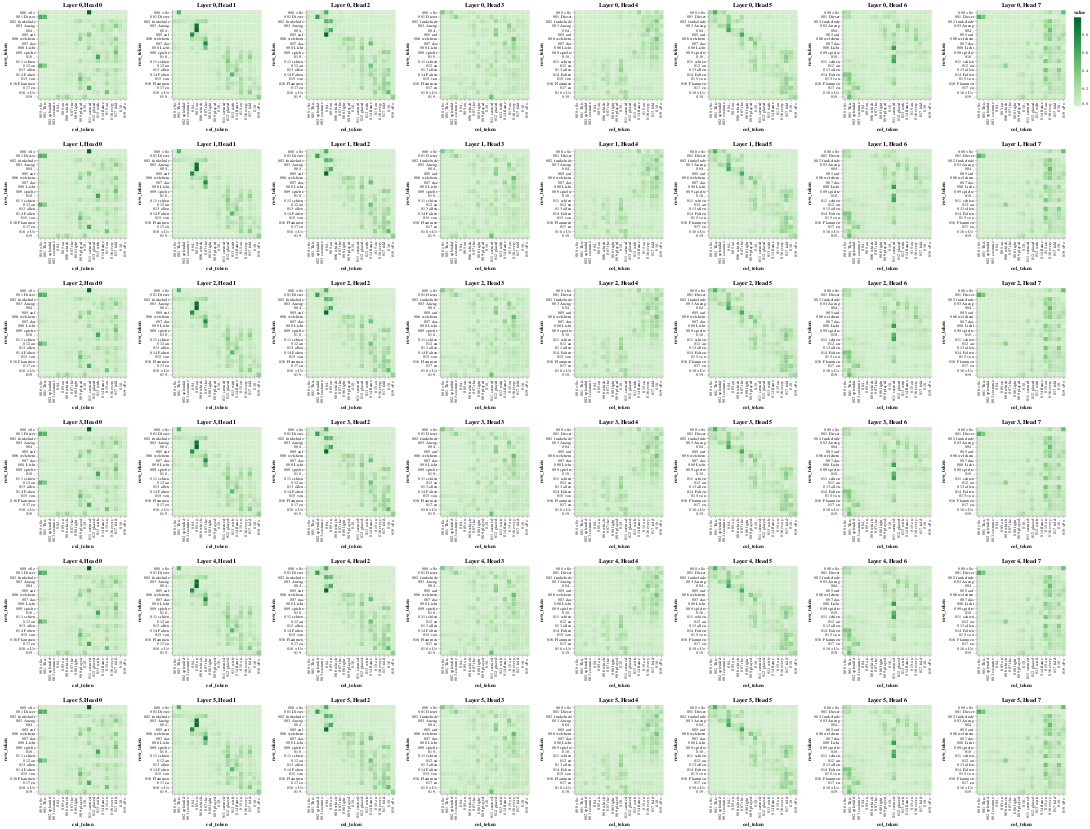

Notebook code for this chart:
### Code cell
# Cross-Attention
get_all_attention_maps("encoder-decoder", number_layer, number_heads, encoder_input_tokens, decoder_input_tokens, min(20, sentence_len))

### Figure 1 — Vega-Lite specification as saved in the notebook (floating-point values rounded to 4 significant figures; data arrays with more than 128 entries replaced by an {"elided": "..."} marker saying what was removed)
{"config": {"view": {"continuousWidth": 300, "continuousHeight": 300}}, "vconcat": [{"hconcat": [{"data": {"name": "data-4357e7c284ac2d423d28a702a4b71a88"}, "mark": {"type": "rect"}, "encoding": {"color": {"field": "value", "scale": {"scheme": "greens"}, "type": "quantitative"}, "tooltip": [{"field": "row", "type": "quantitative"}, {"field": "column", "type": "quantitative"}, {"field": "value", "type": "quantitative"}, {"field": "row_token", "type": "nominal"}, {"field": "col_token", "type": "nominal"}], "x": {"field": "col_token", "type": "nominal"}, "y": {"field": "row_token", "type": "nominal"}}, "height": 200, "title": "Layer 0, Head 0", "width": 200}, {"data": {"name": "data-4d23e79e3ade649de73469d25ce09114"}, "mark": {"type": "rect"}, "encoding": {"color": {"field": "value", "scale": {"scheme": "greens"}, "type": "quantitative"}, "tooltip": [{"field": "row", "type": "quantitative"}, {"field": "column", "type": "quantitative"}, {"field": "value", "type": "quantitative"}, {"field": "row_token", "type": "nominal"}, {"field": "col_token", "type": "nominal"}], "x": {"field": "col_token", "type": "nominal"}, "y": {"field": "row_token", "type": "nominal"}}, "height": 200, "title": "Layer 0, Head 1", "width": 200}, {"data": {"name": "data-975f05064fca17a17fefb86c6b1a36a9"}, "mark": {"type": "rect"}, "encoding": {"color": {"field": "value", "scale": {"scheme": "greens"}, "type": "quantitative"}, "tooltip": [{"field": "row", "type": "quantitative"}, {"field": "column", "type": "quantitative"}, {"field": "value", "type": "quantitative"}, {"field": "row_token", "type": "nominal"}, {"field": "col_token", "type": "nominal"}], "x": {"field": "col_token", "type": "nominal"}, "y": {"field": "row_token", "type": "nominal"}}, "height": 200, "title": "Layer 0, Head 2", "width": 200}, {"data": {"name": "data-d4b9d9bff4c739aaace3bc65546301d2"}, "mark": {"type": "rect"}, "encoding": {"color": {"field": "value", "scale": {"scheme": "greens"}, "type": "quantitative"}, "tooltip": [{"field": "row", "type": "quantitative"}, {"field": "column", "type": "quantitative"}, {"field": "value", "type": "quantitative"}, {"field": "row_token", "type": "nominal"}, {"field": "col_token", "type": "nominal"}], "x": {"field": "col_token", "type": "nominal"}, "y": {"field": "row_token", "type": "nominal"}}, "height": 200, "title": "Layer 0, Head 3", "width": 200}, {"data": {"name": "data-e1edf0f2ac20ad6cfcf91c72b0c650cf"}, "mark": {"type": "rect"}, "encoding": {"color": {"field": "value", "scale": {"scheme": "greens"}, "type": "quantitative"}, "tooltip": [{"field": "row", "type": "quantitative"}, {"field": "column", "type": "quantitative"}, {"field": "value", "type": "quantitative"}, {"field": "row_token", "type": "nominal"}, {"field": "col_token", "type": "nominal"}], "x": {"field": "col_token", "type": "nominal"}, "y": {"field": "row_token", "type": "nominal"}}, "height": 200, "title": "Layer 0, Head 4", "width": 200}, {"data": {"name": "data-f11d54f95aef51df753f9ffe081670fb"}, "mark": {"type": "rect"}, "encoding": {"color": {"field": "value", "scale": {"scheme": "greens"}, "type": "quantitative"}, "tooltip": [{"field": "row", "type": "quantitative"}, {"field": "column", "type": "quantitative"}, {"field": "value", "type": "quantitative"}, {"field": "row_token", "type": "nominal"}, {"field": "col_token", "type": "nominal"}], "x": {"field": "col_token", "type": "nominal"}, "y": {"field": "row_token", "type": "nominal"}}, "height": 200, "title": "Layer 0, Head 5", "width": 200}, {"data": {"name": "data-886559fb9288034af38ceab37788ee2e"}, "mark": {"type": "rect"}, "encoding": {"color": {"field": "value", "scale": {"scheme": "greens"}, "type": "quantitative"}, "tooltip": [{"field": "row", "type": "quantitative"}, {"field": "column", "type": "quantitative"}, {"field": "value", "type": "quantitative"}, {"field": "row_token", "type": "nominal"}, {"field": "col_token", "type": "nominal"}], "x": {"field": "col_token", "type": "nominal"}, "y": {"field": "row_token", "type": "nominal"}}, "height": 200, "title": "Layer 0, Head 6", "width": 200}, {"data": {"name": "data-5380cdd67b90e4109fd0153036388c1b"}, "mark": {"type": "rect"}, "encoding": {"color": {"field": "value", "scale": {"scheme": "greens"}, "type": "quantitative"}, "tooltip": [{"field": "row", "type": "quantitative"}, {"field": "column", "type": "quantitative"}, {"field": "value", "type": "quantitative"}, {"field": "row_token", "type": "nominal"}, {"field": "col_token", "type": "nominal"}], "x": {"field": "col_token", "type": "nominal"}, "y": {"field": "row_token", "type": "nominal"}}, "height": 200, "title": "Layer 0, Head 7", "width": 200}]}, {"hconcat": [{"data": {"name": "data-4357e7c284ac2d423d28a702a4b71a88"}, "mark": {"type": "rect"}, "encoding": {"color": {"field": "value", "scale": {"scheme": "greens"}, "type": "quantitative"}, "tooltip": [{"field": "row", "type": "quantitative"}, {"field": "column", "type": "quantitative"}, {"field": "value", "type": "quantitative"}, {"field": "row_token", "type": "nominal"}, {"field": "col_token", "type": "nominal"}], "x": {"field": "col_token", "type": "nominal"}, "y": {"field": "row_token", "type": "nominal"}}, "height": 200, "title": "Layer 1, Head 0", "width": 200}, {"data": {"name": "data-4d23e79e3ade649de73469d25ce09114"}, "mark": {"type": "rect"}, "encoding": {"color": {"field": "value", "scale": {"scheme": "greens"}, "type": "quantitative"}, "tooltip": [{"field": "row", "type": "quantitative"}, {"field": "column", "type": "quantitative"}, {"field": "value", "type": "quantitative"}, {"field": "row_token", "type": "nominal"}, {"field": "col_token", "type": "nominal"}], "x": {"field": "col_token", "type": "nominal"}, "y": {"field": "row_token", "type": "nominal"}}, "height": 200, "title": "Layer 1, Head 1", "width": 200}, {"data": {"name": "data-975f05064fca17a17fefb86c6b1a36a9"}, "mark": {"type": "rect"}, "encoding": {"color": {"field": "value", "scale": {"scheme": "greens"}, "type": "quantitative"}, "tooltip": [{"field": "row", "type": "quantitative"}, {"field": "column", "type": "quantitative"}, {"field": "value", "type": "quantitative"}, {"field": "row_token", "type": "nominal"}, {"field": "col_token", "type": "nominal"}], "x": {"field": "col_token", "type": "nominal"}, "y": {"field": "row_token", "type": "nominal"}}, "height": 200, "title": "Layer 1, Head 2", "width": 200}, {"data": {"name": "data-d4b9d9bff4c739aaace3bc65546301d2"}, "mark": {"type": "rect"}, "encoding": {"color": {"field": "value", "scale": {"scheme": "greens"}, "type": "quantitative"}, "tooltip": [{"field": "row", "type": "quantitative"}, {"field": "column", "type": "quantitative"}, {"field": "value", "type": "quantitative"}, {"field": "row_token", "type": "nominal"}, {"field": "col_token", "type": "nominal"}], "x": {"field": "col_token", "type": "nominal"}, "y": {"field": "row_token", "type": "nominal"}}, "height": 200, "title": "Layer 1, Head 3", "width": 200}, {"data": {"name": "data-e1edf0f2ac20ad6cfcf91c72b0c650cf"}, "mark": {"type": "rect"}, "encoding": {"color": {"field": "value", "scale": {"scheme": "greens"}, "type": "quantitative"}, "tooltip": [{"field": "row", "type": "quantitative"}, {"field": "column", "type": "quantitative"}, {"field": "value", "type": "quantitative"}, {"field": "row_token", "type": "nominal"}, {"field": "col_token", "type": "nominal"}], "x": {"field": "col_token", "type": "nominal"}, "y": {"field": "row_token", "type": "nominal"}}, "height": 200, "title": "Layer 1, Head 4", "width": 200}, {"data": {"name": "data-f11d54f95aef51df753f9ffe081670fb"}, "mark": {"type": "rect"}, "encoding": {"color": {"field": "value", "scale": {"scheme": "greens"}, "type": "quantitative"}, "tooltip": [{"field": "row", "type": "quantitative"}, {"field": "column", "type": "quantitative"}, {"field": "value", "type": "quantitative"}, {"field": "row_token", "type": "nominal"}, {"field": "col_token", "type": "nominal"}], "x": {"field": "col_token", "type": "nominal"}, "y": {"field": "row_token", "type": "nominal"}}, "height": 200, "title": "Layer 1, Head 5", "width": 200}, {"data": {"name": "data-886559fb9288034af38ceab37788ee2e"}, "mark": {"type": "rect"}, "encoding": {"color": {"field": "value", "scale": {"scheme": "greens"}, "type": "quantitative"}, "tooltip": [{"field": "row", "type": "quantitative"}, {"field": "column", "type": "quantitative"}, {"field": "value", "type": "quantitative"}, {"field": "row_token", "type": "nominal"}, {"field": "col_token", "type": "nominal"}], "x": {"field": "col_token", "type": "nominal"}, "y": {"field": "row_token", "type": "nominal"}}, "height": 200, "title": "Layer 1, Head 6", "width": 200}, {"data": {"name": "data-5380cdd67b90e4109fd0153036388c1b"}, "mark": {"type": "rect"}, "encoding": {"color": {"field": "value", "scale": {"scheme": "greens"}, "type": "quantitative"}, "tooltip": [{"field": "row", "type": "quantitative"}, {"field": "column", "type": "quantitative"}, {"field": "value", "type": "quantitative"}, {"field": "row_token", "type": "nominal"}, {"field": "col_token", "type": "nominal"}], "x": {"field": "col_token", "type": "nominal"}, "y": {"field": "row_token", "type": "nominal"}}, "height": 200, "title": "Layer 1, Head 7", "width": 200}]}, {"hconcat": [{"data": {"name": "data-4357e7c284ac2d423d28a702a4b71a88"}, "mark": {"type": "rect"}, "encoding": {"color": {"field": "value", "scale": {"scheme": "greens"}, "type": "quantitative"}, "tooltip": [{"field": "row", "type": "quantitative"}, {"field": "column", "type": "quantitative"}, {"field": "value", "type": "quantitative"}, {"field": "row_token", "type": "nominal"}, {"field": "col_token", "type": "nominal"}], "x": {"field": "col_token", "type": "nominal"}, "y": {"field": "row_token", "type": "nominal"}}, "height": 200, "title": "Layer 2, Head 0", "width": 200}, {"data": {"name": "data-4d23e79e3ade649de73469d25ce09114"}, "mark": {"type": "rect"}, "encoding": {"color": {"field": "value", "scale": {"scheme": "greens"}, "type": "quantitative"}, "tooltip": [{"field": "row", "type": "quantitative"}, {"field": "column", "type": "quantitative"}, {"field": "value", "type": "quantitative"}, {"field": "row_token", "type": "nominal"}, {"field": "col_token", "type": "nominal"}], "x": {"field": "col_token", "type": "nominal"}, "y": {"field": "row_token", "type": "nominal"}}, "height": 200, "title": "Layer 2, Head 1", "width": 200}, {"data": {"name": "data-975f05064fca17a17fefb86c6b1a36a9"}, "mark": {"type": "rect"}, "encoding": {"color": {"field": "value", "scale": {"scheme": "greens"}, "type": "quantitative"}, "tooltip": [{"field": "row", "type": "quantitative"}, {"field": "column", "type": "quantitative"}, {"field": "value", "type": "quantitative"}, {"field": "row_token", "type": "nominal"}, {"field": "col_token", "type": "nominal"}], "x": {"field": "col_token", "type": "nominal"}, "y": {"field": "row_token", "type": "nominal"}}, "height": 200, "title": "Layer 2, Head 2", "width": 200}, {"data": {"name": "data-d4b9d9bff4c739aaace3bc65546301d2"}, "mark": {"type": "rect"}, "encoding": {"color": {"field": "value", "scale": {"scheme": "greens"}, "type": "quantitative"}, "tooltip": [{"field": "row", "type": "quantitative"}, {"field": "column", "type": "quantitative"}, {"field": "value", "type": "quantitative"}, {"field": "row_token", "type": "nominal"}, {"field": "col_token", "type": "nominal"}], "x": {"field": "col_token", "type": "nominal"}, "y": {"field": "row_token", "type": "nominal"}}, "height": 200, "title": "Layer 2, Head 3", "width": 200}, {"data": {"name": "data-e1edf0f2ac20ad6cfcf91c72b0c650cf"}, "mark": {"type": "rect"}, "encoding": {"color": {"field": "value", "scale": {"scheme": "greens"}, "type": "quantitative"}, "tooltip": [{"field": "row", "type": "quantitative"}, {"field": "column", "type": "quantitative"}, {"field": "value", "type": "quantitative"}, {"field": "row_token", "type": "nominal"}, {"field": "col_token", "type": "nominal"}], "x": {"field": "col_token", "type": "nominal"}, "y": {"field": "row_token", "type": "nominal"}}, "height": 200, "title": "Layer 2, Head 4", "width": 200}, {"data": {"name": "data-f11d54f95aef51df753f9ffe081670fb"}, "mark": {"type": "rect"}, "encoding": {"color": {"field": "value", "scale": {"scheme": "greens"}, "type": "quantitative"}, "tooltip": [{"field": "row", "type": "quantitative"}, {"field": "column", "type": "quantitative"}, {"field": "value", "type": "quantitative"}, {"field": "row_token", "type": "nominal"}, {"field": "col_token", "type": "nominal"}], "x": {"field": "col_token", "type": "nominal"}, "y": {"field": "row_token", "type": "nominal"}}, "height": 200, "title": "Layer 2, Head 5", "width": 200}, {"data": {"name": "data-886559fb9288034af38ceab37788ee2e"}, "mark": {"type": "rect"}, "encoding": {"color": {"field": "value", "scale": {"scheme": "greens"}, "type": "quantitative"}, "tooltip": [{"field": "row", "type": "quantitative"}, {"field": "column", "type": "quantitative"}, {"field": "value", "type": "quantitative"}, {"field": "row_token", "type": "nominal"}, {"field": "col_token", "type": "nominal"}], "x": {"field": "col_token", "type": "nominal"}, "y": {"field": "row_token", "type": "nominal"}}, "height": 200, "title": "Layer 2, Head 6", "width": 200}, {"data": {"name": "data-5380cdd67b90e4109fd0153036388c1b"}, "mark": {"type": "rect"}, "encoding": {"color": {"field": "value", "scale": {"scheme": "greens"}, "type": "quantitative"}, "tooltip": [{"field": "row", "type": "quantitative"}, {"field": "column", "type": "quantitative"}, {"field": "value", "type": "quantitative"}, {"field": "row_token", "type": "nominal"}, {"field": "col_token", "type": "nominal"}], "x": {"field": "col_token", "type": "nominal"}, "y": {"field": "row_token", "type": "nominal"}}, "height": 200, "title": "Layer 2, Head 7", "width": 200}]}, {"hconcat": [{"data": {"name": "data-4357e7c284ac2d423d28a702a4b71a88"}, "mark": {"type": "rect"}, "encoding": {"color": {"field": "value", "scale": {"scheme": "greens"}, "type": "quantitative"}, "tooltip": [{"field": "row", "type": "quantitative"}, {"field": "column", "type": "quantitative"}, {"field": "value", "type": "quantitative"}, {"field": "row_token", "type": "nominal"}, {"field": "col_token", "type": "nominal"}], "x": {"field": "col_token", "type": "nominal"}, "y": {"field": "row_token", "type": "nominal"}}, "height": 200, "title": "Layer 3, Head 0", "width": 200}, {"data": {"name": "data-4d23e79e3ade649de73469d25ce09114"}, "mark": {"type": "rect"}, "encoding": {"color": {"field": "value", "scale": {"scheme": "greens"}, "type": "quantitative"}, "tooltip": [{"field": "row", "type": "quantitative"}, {"field": "column", "type": "quantitative"}, {"field": "value", "type": "quantitative"}, {"field": "row_token", "type": "nominal"}, {"field": "col_token", "type": "nominal"}], "x": {"field": "col_token", "type": "nominal"}, "y": {"field": "row_token", "type": "nominal"}}, "height": 200, "title": "Layer 3, Head 1", "width": 200}, {"data": {"name": "data-975f05064fca17a17fefb86c6b1a36a9"}, "mark": {"type": "rect"}, "encoding": {"color": {"field": "value", "scale": {"scheme": "greens"}, "type": "quantitative"}, "tooltip": [{"field": "row", "type": "quantitative"}, {"field": "column", "type": "quantitative"}, {"field": "value", "type": "quantitative"}, {"field": "row_token", "type": "nominal"}, {"field": "col_token", "type": "nominal"}], "x": {"field": "col_token", "type": "nominal"}, "y": {"field": "row_token", "type": "nominal"}}, "height": 200, "title": "Layer 3, Head 2", "width": 200}, {"data": {"name": "data-d4b9d9bff4c739aaace3bc65546301d2"}, "mark": {"type": "rect"}, "encoding": {"color": {"field": "value", "scale": {"scheme": "greens"}, "type": "quantitative"}, "tooltip": [{"field": "row", "type": "quantitative"}, {"field": "column", "type": "quantitative"}, {"field": "value", "type": "quantitative"}, {"field": "row_token", "type": "nominal"}, {"field": "col_token", "type": "nominal"}], "x": {"field": "col_token", "type": "nominal"}, "y": {"field": "row_token", "type": "nominal"}}, "height": 200, "title": "Layer 3, Head 3", "width": 200}, {"data": {"name": "data-e1edf0f2ac20ad6cfcf91c72b0c650cf"}, "mark": {"type": "rect"}, "encoding": {"color": {"field": "value", "scale": {"scheme": "greens"}, "type": "quantitative"}, "tooltip": [{"field": "row", "type": "quantitative"}, {"field": "column", "type": "quantitative"}, {"field": "value", "type": "quantitative"}, {"field": "row_token", "type": "nominal"}, {"field": "col_token", "type": "nominal"}], "x": {"field": "col_token", "type": "nominal"}, "y": {"field": "row_token", "type": "nominal"}}, "height": 200, "title": "Layer 3, Head 4", "width": 200}, {"data": {"name": "data-f11d54f95aef51df753f9ffe081670fb"}, "mark": {"type": "rect"}, "encoding": {"color": {"field": "value", "scale": {"scheme": "greens"}, "type": "quantitative"}, "tooltip": [{"field": "row", "type": "quantitative"}, {"field": "column", "type": "quantitative"}, {"field": "value", "type": "quantitative"}, {"field": "row_token", "type": "nominal"}, {"field": "col_token", "type": "nominal"}], "x": {"field": "col_token", "type": "nominal"}, "y": {"field": "row_token", "type": "nominal"}}, "height": 200, "title": "Layer 3, Head 5", "width": 200}, {"data": {"name": "data-886559fb9288034af38ceab37788ee2e"}, "mark": {"type": "rect"}, "encoding": {"color": {"field": "value", "scale": {"scheme": "greens"}, "type": "quantitative"}, "tooltip": [{"field": "row", "type": "quantitative"}, {"field": "column", "type": "quantitative"}, {"field": "value", "type": "quantitative"}, {"field": "row_token", "type": "nominal"}, {"field": "col_token", "type": "nominal"}], "x": {"field": "col_token", "type": "nominal"}, "y": {"field": "row_token", "type": "nominal"}}, "height": 200, "title": "Layer 3, Head 6", "width": 200}, {"data": {"name": "data-5380cdd67b90e4109fd0153036388c1b"}, "mark": {"type": "rect"}, "encoding": {"color": {"field": "value", "scale": {"scheme": "greens"}, "type": "quantitative"}, "tooltip": [{"field": "row", "type": "quantitative"}, {"field": "column", "type": "quantitative"}, {"field": "value", "type": "quantitative"}, {"field": "row_token", "type": "nominal"}, {"field": "col_token", "type": "nominal"}], "x": {"field": "col_token", "type": "nominal"}, "y": {"field": "row_token", "type": "nominal"}}, "height": 200, "title": "Layer 3, Head 7", "width": 200}]}, {"hconcat": [{"data": {"name": "data-4357e7c284ac2d423d28a702a4b71a88"}, "mark": {"type": "rect"}, "encoding": {"color": {"field": "value", "scale": {"scheme": "greens"}, "type": "quantitative"}, "tooltip": [{"field": "row", "type": "quantitative"}, {"field": "column", "type": "quantitative"}, {"field": "value", "type": "quantitative"}, {"field": "row_token", "type": "nominal"}, {"field": "col_token", "type": "nominal"}], "x": {"field": "col_token", "type": "nominal"}, "y": {"field": "row_token", "type": "nominal"}}, "height": 200, "title": "Layer 4, Head 0", "width": 200}, {"data": {"name": "data-4d23e79e3ade649de73469d25ce09114"}, "mark": {"type": "rect"}, "encoding": {"color": {"field": "value", "scale": {"scheme": "greens"}, "type": "quantitative"}, "tooltip": [{"field": "row", "type": "quantitative"}, {"field": "column", "type": "quantitative"}, {"field": "value", "type": "quantitative"}, {"field": "row_token", "type": "nominal"}, {"field": "col_token", "type": "nominal"}], "x": {"field": "col_token", "type": "nominal"}, "y": {"field": "row_token", "type": "nominal"}}, "height": 200, "title": "Layer 4, Head 1", "width": 200}, {"data": {"name": "data-975f05064fca17a17fefb86c6b1a36a9"}, "mark": {"type": "rect"}, "encoding": {"color": {"field": "value", "scale": {"scheme": "greens"}, "type": "quantitative"}, "tooltip": [{"field": "row", "type": "quantitative"}, {"field": "column", "type": "quantitative"}, {"field": "value", "type": "quantitative"}, {"field": "row_token", "type": "nominal"}, {"field": "col_token", "type": "nominal"}], "x": {"field": "col_token", "type": "nominal"}, "y": {"field": "row_token", "type": "nominal"}}, "height": 200, "title": "Layer 4, Head 2", "width": 200}, {"data": {"name": "data-d4b9d9bff4c739aaace3bc65546301d2"}, "mark": {"type": "rect"}, "encoding": {"color": {"field": "value", "scale": {"scheme": "greens"}, "type": "quantitative"}, "tooltip": [{"field": "row", "type": "quantitative"}, {"field": "column", "type": "quantitative"}, {"field": "value", "type": "quantitative"}, {"field": "row_token", "type": "nominal"}, {"field": "col_token", "type": "nominal"}], "x": {"field": "col_token", "type": "nominal"}, "y": {"field": "row_token", "type": "nominal"}}, "height": 200, "title": "Layer 4, Head 3", "width": 200}, {"data": {"name": "data-e1edf0f2ac20ad6cfcf91c72b0c650cf"}, "mark": {"type": "rect"}, "encoding": {"color": {"field": "value", "scale": {"scheme": "greens"}, "type": "quantitative"}, "tooltip": [{"field": "row", "type": "quantitative"}, {"field": "column", "type": "quantitative"}, {"field": "value", "type": "quantitative"}, {"field": "row_token", "type": "nominal"}, {"field": "col_token", "type": "nominal"}], "x": {"field": "col_token", "type": "nominal"}, "y": {"field": "row_token", "type": "nominal"}}, "height": 200, "title": "Layer 4, Head 4", "width": 200}, {"data": {"name": "data-f11d54f95aef51df753f9ffe081670fb"}, "mark": {"type": "rect"}, "encoding": {"color": {"field": "value", "scale": {"scheme": "greens"}, "type": "quantitative"}, "tooltip": [{"field": "row", "type": "quantitative"}, {"field": "column", "type": "quantitative"}, {"field": "value", "type": "quantitative"}, {"field": "row_token", "type": "nominal"}, {"field": "col_token", "type": "nominal"}], "x": {"field": "col_token", "type": "nominal"}, "y": {"field": "row_token", "type": "nominal"}}, "height": 200, "title": "Layer 4, Head 5", "width": 200}, {"data": {"name": "data-886559fb9288034af38ceab37788ee2e"}, "mark": {"type": "rect"}, "encoding": {"color": {"field": "value", "scale": {"scheme": "greens"}, "type": "quantitative"}, "tooltip": [{"field": "row", "type": "quantitative"}, {"field": "column", "type": "quantitative"}, {"field": "value", "type": "quantitative"}, {"field": "row_token", "type": "nominal"}, {"field": "col_token", "type": "nominal"}], "x": {"field": "col_token", "type": "nominal"}, "y": {"field": "row_token", "type": "nominal"}}, "height": 200, "title": "Layer 4, Head 6", "width": 200}, {"data": {"name": "data-5380cdd67b90e4109fd0153036388c1b"}, "mark": {"type": "rect"}, "encoding": {"color": {"field": "value", "scale": {"scheme": "greens"}, "type": "quantitative"}, "tooltip": [{"field": "row", "type": "quantitative"}, {"field": "column", "type": "quantitative"}, {"field": "value", "type": "quantitative"}, {"field": "row_token", "type": "nominal"}, {"field": "col_token", "type": "nominal"}], "x": {"field": "col_token", "type": "nominal"}, "y": {"field": "row_token", "type": "nominal"}}, "height": 200, "title": "Layer 4, Head 7", "width": 200}]}, {"hconcat": [{"data": {"name": "data-4357e7c284ac2d423d28a702a4b71a88"}, "mark": {"type": "rect"}, "encoding": {"color": {"field": "value", "scale": {"scheme": "greens"}, "type": "quantitative"}, "tooltip": [{"field": "row", "type": "quantitative"}, {"field": "column", "type": "quantitative"}, {"field": "value", "type": "quantitative"}, {"field": "row_token", "type": "nominal"}, {"field": "col_token", "type": "nominal"}], "x": {"field": "col_token", "type": "nominal"}, "y": {"field": "row_token", "type": "nominal"}}, "height": 200, "title": "Layer 5, Head 0", "width": 200}, {"data": {"name": "data-4d23e79e3ade649de73469d25ce09114"}, "mark": {"type": "rect"}, "encoding": {"color": {"field": "value", "scale": {"scheme": "greens"}, "type": "quantitative"}, "tooltip": [{"field": "row", "type": "quantitative"}, {"field": "column", "type": "quantitative"}, {"field": "value", "type": "quantitative"}, {"field": "row_token", "type": "nominal"}, {"field": "col_token", "type": "nominal"}], "x": {"field": "col_token", "type": "nominal"}, "y": {"field": "row_token", "type": "nominal"}}, "height": 200, "title": "Layer 5, Head 1", "width": 200}, {"data": {"name": "data-975f05064fca17a17fefb86c6b1a36a9"}, "mark": {"type": "rect"}, "encoding": {"color": {"field": "value", "scale": {"scheme": "greens"}, "type": "quantitative"}, "tooltip": [{"field": "row", "type": "quantitative"}, {"field": "column", "type": "quantitative"}, {"field": "value", "type": "quantitative"}, {"field": "row_token", "type": "nominal"}, {"field": "col_token", "type": "nominal"}], "x": {"field": "col_token", "type": "nominal"}, "y": {"field": "row_token", "type": "nominal"}}, "height": 200, "title": "Layer 5, Head 2", "width": 200}, {"data": {"name": "data-d4b9d9bff4c739aaace3bc65546301d2"}, "mark": {"type": "rect"}, "encoding": {"color": {"field": "value", "scale": {"scheme": "greens"}, "type": "quantitative"}, "tooltip": [{"field": "row", "type": "quantitative"}, {"field": "column", "type": "quantitative"}, {"field": "value", "type": "quantitative"}, {"field": "row_token", "type": "nominal"}, {"field": "col_token", "type": "nominal"}], "x": {"field": "col_token", "type": "nominal"}, "y": {"field": "row_token", "type": "nominal"}}, "height": 200, "title": "Layer 5, Head 3", "width": 200}, {"data": {"name": "data-e1edf0f2ac20ad6cfcf91c72b0c650cf"}, "mark": {"type": "rect"}, "encoding": {"color": {"field": "value", "scale": {"scheme": "greens"}, "type": "quantitative"}, "tooltip": [{"field": "row", "type": "quantitative"}, {"field": "column", "type": "quantitative"}, {"field": "value", "type": "quantitative"}, {"field": "row_token", "type": "nominal"}, {"field": "col_token", "type": "nominal"}], "x": {"field": "col_token", "type": "nominal"}, "y": {"field": "row_token", "type": "nominal"}}, "height": 200, "title": "Layer 5, Head 4", "width": 200}, {"data": {"name": "data-f11d54f95aef51df753f9ffe081670fb"}, "mark": {"type": "rect"}, "encoding": {"color": {"field": "value", "scale": {"scheme": "greens"}, "type": "quantitative"}, "tooltip": [{"field": "row", "type": "quantitative"}, {"field": "column", "type": "quantitative"}, {"field": "value", "type": "quantitative"}, {"field": "row_token", "type": "nominal"}, {"field": "col_token", "type": "nominal"}], "x": {"field": "col_token", "type": "nominal"}, "y": {"field": "row_token", "type": "nominal"}}, "height": 200, "title": "Layer 5, Head 5", "width": 200}, {"data": {"name": "data-886559fb9288034af38ceab37788ee2e"}, "mark": {"type": "rect"}, "encoding": {"color": {"field": "value", "scale": {"scheme": "greens"}, "type": "quantitative"}, "tooltip": [{"field": "row", "type": "quantitative"}, {"field": "column", "type": "quantitative"}, {"field": "value", "type": "quantitative"}, {"field": "row_token", "type": "nominal"}, {"field": "col_token", "type": "nominal"}], "x": {"field": "col_token", "type": "nominal"}, "y": {"field": "row_token", "type": "nominal"}}, "height": 200, "title": "Layer 5, Head 6", "width": 200}, {"data": {"name": "data-5380cdd67b90e4109fd0153036388c1b"}, "mark": {"type": "rect"}, "encoding": {"color": {"field": "value", "scale": {"scheme": "greens"}, "type": "quantitative"}, "tooltip": [{"field": "row", "type": "quantitative"}, {"field": "column", "type": "quantitative"}, {"field": "value", "type": "quantitative"}, {"field": "row_token", "type": "nominal"}, {"field": "col_token", "type": "nominal"}], "x": {"field": "col_token", "type": "nominal"}, "y": {"field": "row_token", "type": "nominal"}}, "height": 200, "title": "Layer 5, Head 7", "width": 200}]}], "$schema": "https://vega.github.io/schema/vega-lite/v5.20.1.json", "datasets": {"data-4357e7c284ac2d423d28a702a4b71a88": {"elided": "400 records"}, "data-4d23e79e3ade649de73469d25ce09114": {"elided": "400 records"}, "data-975f05064fca17a17fefb86c6b1a36a9": {"elided": "400 records"}, "data-d4b9d9bff4c739aaace3bc65546301d2": {"elided": "400 records"}, "data-e1edf0f2ac20ad6cfcf91c72b0c650cf": {"elided": "400 records"}, "data-f11d54f95aef51df753f9ffe081670fb": {"elided": "400 records"}, "data-886559fb9288034af38ceab37788ee2e": {"elided": "400 records"}, "data-5380cdd67b90e4109fd0153036388c1b": {"elided": "400 records"}}}
